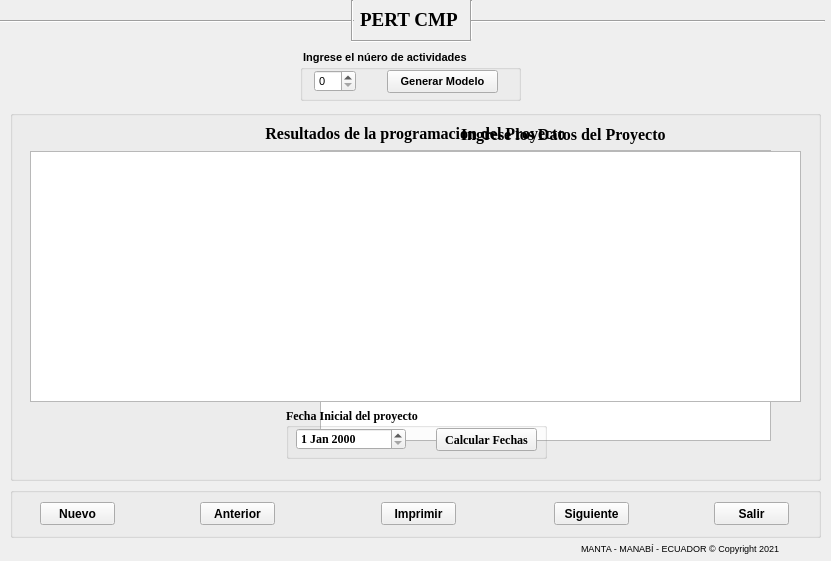
    <widget class="QWidget" name="widgetP" native="true">
     <property name="geometry">
      <rect>
       <x>0</x>
       <y>20</y>
       <width>831</width>
       <height>561</height>
      </rect>
     </property>
     <widget class="Line" name="line_8">
      <property name="geometry">
       <rect>
        <x>0</x>
        <y>20</y>
        <width>354</width>
        <height>3</height>
       </rect>
      </property>
      <property name="orientation">
       <enum>Qt::Horizontal</enum>
      </property>
     </widget>
     <widget class="Line" name="line_9">
      <property name="geometry">
       <rect>
        <x>351</x>
        <y>0</y>
        <width>3</width>
        <height>42</height>
       </rect>
      </property>
      <property name="orientation">
       <enum>Qt::Vertical</enum>
      </property>
     </widget>
     <widget class="QLabel" name="label_11">
      <property name="geometry">
       <rect>
        <x>360</x>
        <y>0</y>
        <width>101</width>
        <height>40</height>
       </rect>
      </property>
      <property name="font">
       <font>
        <family>Times New Roman</family>
        <pointsize>14</pointsize>
        <weight>75</weight>
        <bold>true</bold>
       </font>
      </property>
      <property name="text">
       <string>PERT CMP</string>
      </property>
     </widget>
     <widget class="Line" name="line_10">
      <property name="geometry">
       <rect>
        <x>470</x>
        <y>0</y>
        <width>3</width>
        <height>40</height>
       </rect>
      </property>
      <property name="orientation">
       <enum>Qt::Vertical</enum>
      </property>
     </widget>
     <widget class="Line" name="line_11">
      <property name="geometry">
       <rect>
        <x>351</x>
        <y>40</y>
        <width>120</width>
        <height>3</height>
       </rect>
      </property>
      <property name="orientation">
       <enum>Qt::Horizontal</enum>
      </property>
     </widget>
     <widget class="Line" name="line_12">
      <property name="geometry">
       <rect>
        <x>471</x>
        <y>20</y>
        <width>354</width>
        <height>3</height>
       </rect>
      </property>
      <property name="orientation">
       <enum>Qt::Horizontal</enum>
      </property>
     </widget>
     <widget class="QGroupBox" name="groupBox">
      <property name="geometry">
       <rect>
        <x>10</x>
        <y>487</y>
        <width>811</width>
        <height>51</height>
       </rect>
      </property>
      <property name="title">
       <string/>
      </property>
      <widget class="QPushButton" name="anterior">
       <property name="geometry">
        <rect>
         <x>190</x>
         <y>15</y>
         <width>75</width>
         <height>23</height>
        </rect>
       </property>
       <property name="font">
        <font>
         <weight>75</weight>
         <bold>true</bold>
        </font>
       </property>
       <property name="text">
        <string>Anterior</string>
       </property>
      </widget>
      <widget class="QPushButton" name="salirPert">
       <property name="geometry">
        <rect>
         <x>704</x>
         <y>15</y>
         <width>75</width>
         <height>23</height>
        </rect>
       </property>
       <property name="font">
        <font>
         <weight>75</weight>
         <bold>true</bold>
        </font>
       </property>
       <property name="text">
        <string>Salir</string>
       </property>
      </widget>
      <widget class="QPushButton" name="siguiente">
       <property name="geometry">
        <rect>
         <x>544</x>
         <y>15</y>
         <width>75</width>
         <height>23</height>
        </rect>
       </property>
       <property name="font">
        <font>
         <weight>75</weight>
         <bold>true</bold>
        </font>
       </property>
       <property name="text">
        <string>Siguiente</string>
       </property>
      </widget>
      <widget class="QPushButton" name="nuevoModelo">
       <property name="geometry">
        <rect>
         <x>30</x>
         <y>15</y>
         <width>75</width>
         <height>23</height>
        </rect>
       </property>
       <property name="font">
        <font>
         <weight>75</weight>
         <bold>true</bold>
        </font>
       </property>
       <property name="text">
        <string>Nuevo</string>
       </property>
      </widget>
      <widget class="QPushButton" name="imprimir_pert">
       <property name="geometry">
        <rect>
         <x>371</x>
         <y>15</y>
         <width>75</width>
         <height>23</height>
        </rect>
       </property>
       <property name="font">
        <font>
         <weight>75</weight>
         <bold>true</bold>
        </font>
       </property>
       <property name="text">
        <string>Imprimir</string>
       </property>
      </widget>
     </widget>
     <widget class="QLabel" name="label_13">
      <property name="geometry">
       <rect>
        <x>581</x>
        <y>540</y>
        <width>221</width>
        <height>16</height>
       </rect>
      </property>
      <property name="font">
       <font>
        <pointsize>7</pointsize>
        <italic>false</italic>
       </font>
      </property>
      <property name="text">
       <string>MANTA - MANABÍ - ECUADOR © Copyright 2021</string>
      </property>
     </widget>
     <widget class="QGroupBox" name="groupBox_2">
      <property name="geometry">
       <rect>
        <x>10</x>
        <y>110</y>
        <width>811</width>
        <height>371</height>
       </rect>
      </property>
      <property name="title">
       <string/>
      </property>
      <widget class="QWidget" name="widgetT1" native="true">
       <property name="geometry">
        <rect>
         <x>20</x>
         <y>10</y>
         <width>771</width>
         <height>341</height>
        </rect>
       </property>
       <widget class="QTableWidget" name="tabla1">
        <property name="geometry">
         <rect>
          <x>290</x>
          <y>30</y>
          <width>451</width>
          <height>291</height>
         </rect>
        </property>
       </widget>
       <widget class="QLabel" name="label_12">
        <property name="geometry">
         <rect>
          <x>431</x>
          <y>4</y>
          <width>221</width>
          <height>21</height>
         </rect>
        </property>
        <property name="font">
         <font>
          <family>Times New Roman</family>
          <pointsize>12</pointsize>
          <weight>75</weight>
          <bold>true</bold>
         </font>
        </property>
        <property name="text">
         <string>Ingrese los Datos del Proyecto</string>
        </property>
       </widget>
       <widget class="QGroupBox" name="groupBox_6">
        <property name="geometry">
         <rect>
          <x>60</x>
          <y>190</y>
          <width>131</width>
          <height>91</height>
         </rect>
        </property>
        <property name="font">
         <font>
          <pointsize>7</pointsize>
          <weight>75</weight>
          <bold>true</bold>
         </font>
        </property>
        <property name="title">
         <string>Días que no trabajarán</string>
        </property>
        <widget class="QCheckBox" name="sabado_2">
         <property name="geometry">
          <rect>
           <x>30</x>
           <y>30</y>
           <width>70</width>
           <height>17</height>
          </rect>
         </property>
         <property name="text">
          <string>Sábado</string>
         </property>
        </widget>
        <widget class="QCheckBox" name="domingo_2">
         <property name="geometry">
          <rect>
           <x>30</x>
           <y>60</y>
           <width>70</width>
           <height>17</height>
          </rect>
         </property>
         <property name="text">
          <string>Domingo</string>
         </property>
        </widget>
       </widget>
       <widget class="QWidget" name="widgetT2" native="true">
        <property name="enabled">
         <bool>true</bool>
        </property>
        <property name="geometry">
         <rect>
          <x>-10</x>
          <y>-2</y>
          <width>801</width>
          <height>351</height>
         </rect>
        </property>
        <widget class="QTableWidget" name="tabla2">
         <property name="geometry">
          <rect>
           <x>10</x>
           <y>33</y>
           <width>771</width>
           <height>251</height>
          </rect>
         </property>
        </widget>
        <widget class="QLabel" name="label_36">
         <property name="geometry">
          <rect>
           <x>240</x>
           <y>5</y>
           <width>311</width>
           <height>21</height>
          </rect>
         </property>
         <property name="font">
          <font>
           <family>Times New Roman</family>
           <pointsize>12</pointsize>
           <weight>75</weight>
           <bold>true</bold>
           <strikeout>false</strikeout>
           <kerning>true</kerning>
          </font>
         </property>
         <property name="text">
          <string>Resultados de la programacion del Proyecto</string>
         </property>
         <property name="alignment">
          <set>Qt::AlignCenter</set>
         </property>
        </widget>
        <widget class="QGroupBox" name="groupBox_7">
         <property name="geometry">
          <rect>
           <x>266</x>
           <y>290</y>
           <width>261</width>
           <height>51</height>
          </rect>
         </property>
         <property name="font">
          <font>
           <family>Times New Roman</family>
           <pointsize>9</pointsize>
           <weight>75</weight>
           <bold>true</bold>
          </font>
         </property>
         <property name="title">
          <string>Fecha Inicial del proyecto</string>
         </property>
         <widget class="QPushButton" name="calcular_fechas">
          <property name="geometry">
           <rect>
            <x>150</x>
            <y>20</y>
            <width>101</width>
            <height>23</height>
           </rect>
          </property>
          <property name="font">
           <font>
            <weight>75</weight>
            <bold>true</bold>
           </font>
          </property>
          <property name="text">
           <string>Calcular Fechas</string>
          </property>
         </widget>
         <widget class="QDateEdit" name="fechaInicio">
          <property name="geometry">
           <rect>
            <x>10</x>
            <y>20</y>
            <width>110</width>
            <height>22</height>
           </rect>
          </property>
         </widget>
        </widget>
       </widget>
       <widget class="QLabel" name="label_22">
        <property name="geometry">
         <rect>
          <x>10</x>
          <y>70</y>
          <width>271</width>
          <height>16</height>
         </rect>
        </property>
        <property name="font">
         <font>
          <family>Times New Roman</family>
          <pointsize>10</pointsize>
          <weight>75</weight>
          <italic>true</italic>
          <bold>true</bold>
         </font>
        </property>
        <property name="text">
         <string>* Los predecesores van en mayuscula</string>
        </property>
       </widget>
       <widget class="QLabel" name="label_23">
        <property name="geometry">
         <rect>
          <x>10</x>
          <y>100</y>
          <width>271</width>
          <height>16</height>
         </rect>
        </property>
        <property name="font">
         <font>
          <family>Times New Roman</family>
          <pointsize>10</pointsize>
          <weight>75</weight>
          <italic>true</italic>
          <bold>true</bold>
         </font>
        </property>
        <property name="text">
         <string>* Los predecesores se separan con una coma ( , )</string>
        </property>
       </widget>
       <widget class="QLabel" name="label_24">
        <property name="geometry">
         <rect>
          <x>80</x>
          <y>130</y>
          <width>101</width>
          <height>16</height>
         </rect>
        </property>
        <property name="font">
         <font>
          <family>Times New Roman</family>
          <pointsize>10</pointsize>
          <weight>75</weight>
          <italic>true</italic>
          <bold>true</bold>
         </font>
        </property>
        <property name="text">
         <string>Ejemplo:   A,B,C</string>
        </property>
       </widget>
       <widget class="QLabel" name="label_16">
        <property name="geometry">
         <rect>
          <x>10</x>
          <y>40</y>
          <width>252</width>
          <height>16</height>
         </rect>
        </property>
        <property name="font">
         <font>
          <family>Times New Roman</family>
          <pointsize>10</pointsize>
          <weight>75</weight>
          <italic>true</italic>
          <bold>true</bold>
         </font>
        </property>
        <property name="text">
         <string>* Si no tiene predecesor coloque un guión ( - )</string>
        </property>
       </widget>
       <zorder>tabla1</zorder>
       <zorder>label_12</zorder>
       <zorder>groupBox_6</zorder>
       <zorder>label_22</zorder>
       <zorder>label_23</zorder>
       <zorder>label_24</zorder>
       <zorder>label_16</zorder>
       <zorder>widgetT2</zorder>
      </widget>
     </widget>
     <widget class="QGroupBox" name="groupBox_3">
      <property name="geometry">
       <rect>
        <x>300</x>
        <y>50</y>
        <width>221</width>
        <height>51</height>
       </rect>
      </property>
      <property name="font">
       <font>
        <pointsize>8</pointsize>
        <weight>75</weight>
        <bold>true</bold>
       </font>
      </property>
      <property name="title">
       <string> Ingrese el núero de actividades</string>
      </property>
      <widget class="QPushButton" name="generar">
       <property name="geometry">
        <rect>
         <x>87</x>
         <y>20</y>
         <width>111</width>
         <height>23</height>
        </rect>
       </property>
       <property name="font">
        <font>
         <weight>75</weight>
         <bold>true</bold>
        </font>
       </property>
       <property name="text">
        <string>Generar Modelo</string>
       </property>
      </widget>
      <widget class="QSpinBox" name="numeroActividad">
       <property name="geometry">
        <rect>
         <x>14</x>
         <y>20</y>
         <width>42</width>
         <height>22</height>
        </rect>
       </property>
       <property name="font">
        <font>
         <weight>50</weight>
         <bold>false</bold>
        </font>
       </property>
      </widget>
     </widget>
    </widget>
